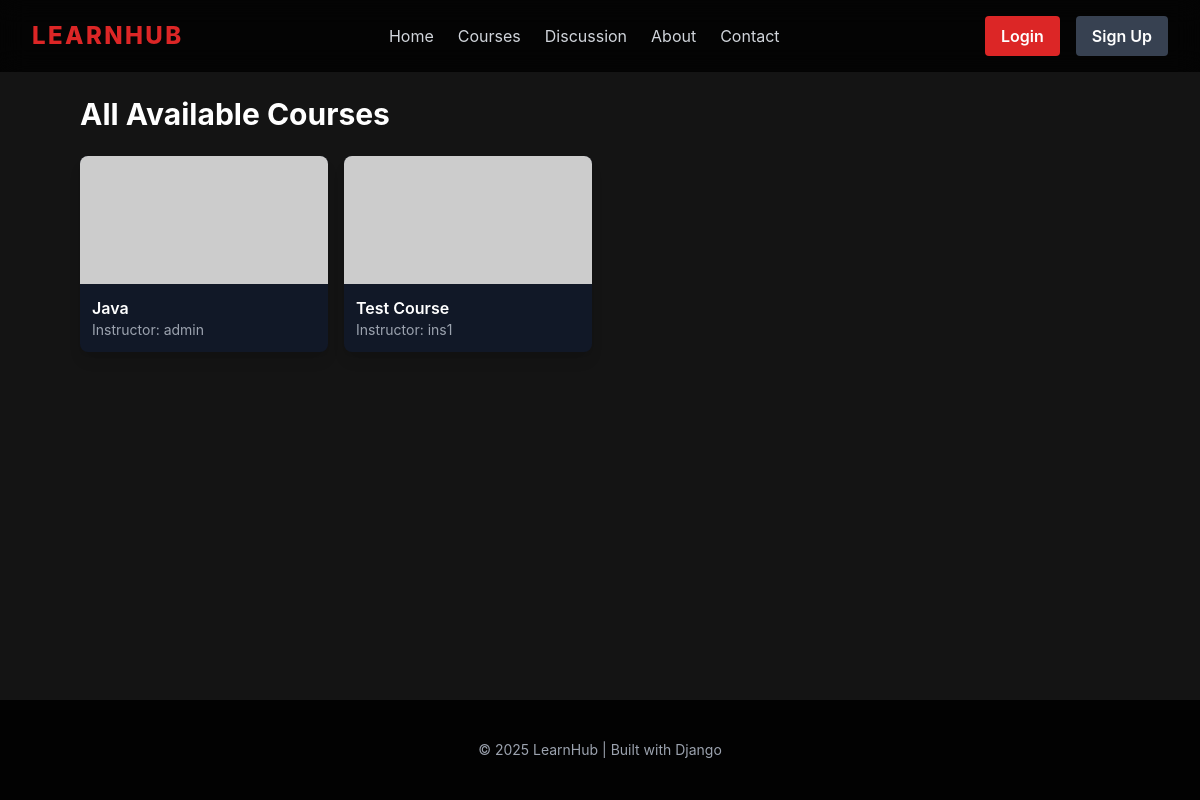
Page /courses/ on the committed database.
### courses/models.py (models this page shows, shortened)
class Course(models.Model):
    title = models.CharField(max_length=200)
    description = models.TextField()
    instructor = models.ForeignKey(settings.AUTH_USER_MODEL, on_delete=models.CASCADE, limit_choices_to={'role': 'instructor'})
    category = models.ForeignKey(Category, related_name='courses', on_delete=models.SET_NULL, null=True)
    students = models.ManyToManyField(settings.AUTH_USER_MODEL, related_name='enrolled_courses', blank=True)

### users/models.py (models this page shows)
class CustomUser(AbstractUser):
    ROLE_CHOICES = (
        ('student', 'Student'),
        ('instructor', 'Instructor'),
        ('admin', 'Admin'),
    )
    role = models.CharField(max_length=20, choices=ROLE_CHOICES, default='student')

### courses/views.py (the view)
# urls.py: path('courses/', all_courses_view, name='course_list_page'),
def all_courses_view(request):
    courses = Course.objects.all()
    return render(request, 'courses/all_courses.html', {'courses': courses})

### templates/courses/all_courses.html (shortened to what this page needs)
{% extends 'base.html' %}
{% block content %}
<div class="pt-24 px-6 md:px-20">
    <h2 class="text-3xl font-bold text-white mb-6">All Available Courses</h2>
    <div class="grid grid-cols-1 md:grid-cols-3 lg:grid-cols-4 gap-4">
        {% for course in courses %}
            <a href="{% url 'course_detail' pk=course.pk %}" class="block bg-gray-900 rounded-lg overflow-hidden shadow-lg hover:scale-105 transition">
                <img src="https://via.placeholder.com/250x150/1f2937/6b7280?text=Course+Image" class="w-full h-32 object-cover" alt="{{ course.title }}">
                <div class="p-3">
                    <h3 class="text-white font-semibold">{{ course.title }}</h3>
                    <p class="text-gray-400 text-sm">Instructor: {{ course.instructor.username }}</p>
                </div>
            </a>
        {% empty %}
            <p class="text-gray-300">No courses are available at the moment.</p>
        {% endfor %}
    </div>
</div>
{% endblock %}

### rows in the picture
Course: title "Java", instructor.username "admin"
Course: title "Test Course", instructor.username "ins1"
